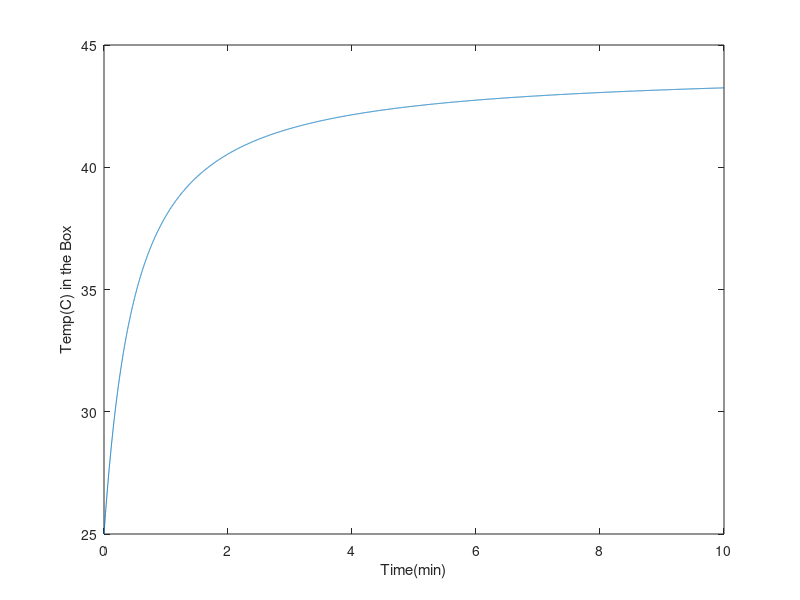

This chart was generated by the following MATLAB code:
Ploss=10;%Watt
L=0.5;%length in meters
W=0.5;%width in meters
H=0.5;%height in meters
Tamb=298;%Ambient temp. in Kelvin
Tin0=298;%Initial temp. inside box in Kelvin
dwall=10;%wall thickness in cm
Tcon=0.035;%Spesific thermal conductivity of polystyrene in Watts/(Kelvin*meters)  
Cv=720;%Spesific constant volume heat capacity j/(kg*K)

time=0:0.001:10;%working time in minutes

%Ploss=Vol*(1.187-(0.175/52)*T)dT/dt+sum((T-Tamb)Tcon*A/dwall)

%Ploss*t=Vol(1.187(T-Tin0)-(0.175/104)*T^2)+sum((T-Tamb)*Tcon*A/dwall*t)

%Calculations
Vol=L*W*H;

A1=2*H*L;  %front and back face area
A2=2*H*W;  %left and right face area
A3=2*L*W;  %top and bottom face area

G1th=100*Tcon*A1/dwall;%constant for face A1&A2
G2th=100*Tcon*A2/dwall;%constant for face A1&A2
G3th=100*Tcon*A3/dwall;%constant for face A1&A2

%AT^2+BT+C     quadratic equation

A=-Cv*Vol*0.175/104;
B=1.187*Vol*Cv+time*60*(G1th+G2th+G3th);
C=Cv*Vol*0.175/104*Tin0^2-Tamb*60*time*(G1th+G2th+G3th)-1.187*Cv*Vol*Tin0-Ploss*time*60;

delta=B.^2-4*A*C;

T1=(-B+sqrt(abs(delta)))/(2*A);
T2=(-B-sqrt(abs(delta)))/(2*A);

plot(time,T1-273);
ylabel("Temp(C) in the Box");
xlabel("Time(min)");
